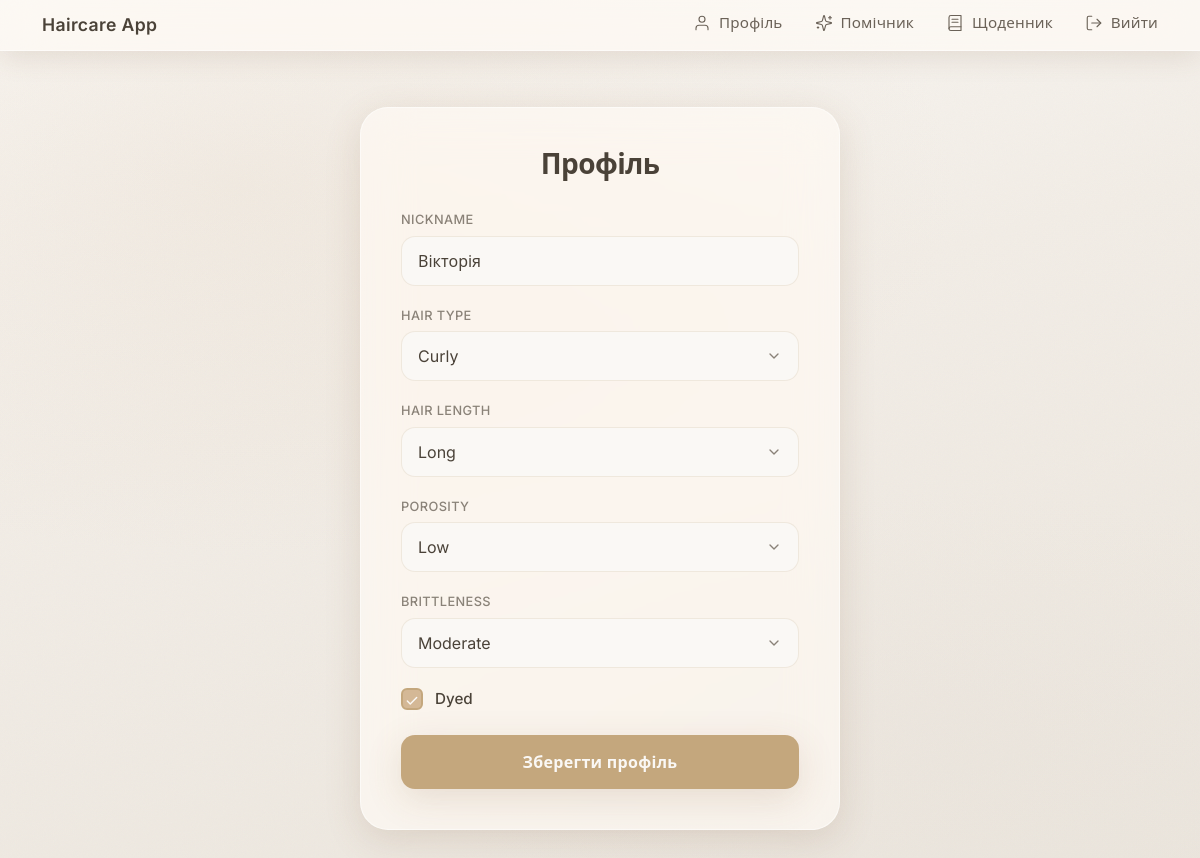
/profile/ (signed in), run on the app's committed database.
### haircare_app/models.py (models this page shows, shortened)
class HairProfile(models.Model):
    HAIR_TYPES = [
        ('straight', 'Straight'),
        ('wavy', 'Wavy'),
        ('curly', 'Curly'),
        ('coily', 'Coily'),
    ]
    HAIR_LENGTHS = [
        ('short', 'Short'),
        ('medium', 'Medium'),
        ('long', 'Long'),
    ]
    POROSITY_LEVELS = [
        ('low', 'Low'),
        ('medium', 'Medium'),
        ('high', 'High'),
    ]
    BRITTLENESS_LEVELS = [
        ('none', 'None'),
        ('mild', 'Mild'),
        ('moderate', 'Moderate'),
        ('severe', 'Severe'),
    ]
    user = models.OneToOneField(User, on_delete=models.CASCADE)
    nickname = models.CharField(max_length=50)
    hair_type = models.CharField(max_length=50, choices=HAIR_TYPES)
    hair_length = models.CharField(max_length=50, choices=HAIR_LENGTHS)
    porosity = models.CharField(max_length=50, choices=POROSITY_LEVELS)
    brittleness = models.CharField(max_length=50, choices=BRITTLENESS_LEVELS)
    dyed = models.BooleanField(default=False)

### haircare_app/views.py (the view)
# urls.py: path('profile/', views.profile, name='profile'),  # Профіль
@login_required
def profile(request):
    hair_profile, created = HairProfile.objects.get_or_create(user=request.user)  # Отримуємо або створюємо профіль
    if request.method == 'POST':
        form = HairProfileForm(request.POST, instance=hair_profile)
        if form.is_valid():
            form.save()
            messages.success(request, "Profile updated successfully!")  # Повідомлення про збереження
    else:
        form = HairProfileForm(instance=hair_profile)
    return render(request, 'profile.html', {'form': form})

### haircare_app/forms.py
class HairProfileForm(forms.ModelForm):
    class Meta:
        model = HairProfile
        fields = ['nickname', 'hair_type', 'hair_length', 'porosity', 'brittleness', 'dyed']

### templates/profile.html (shortened to what this page needs)
{% extends 'base.html' %}
{% load static %}
{% block content %}
<div class="profile-page">
  <div class="glass-card">
    <h1 class="page-title">Профіль</h1>
    <form method="post" class="profile-form">
      <div class="form-group">
        <label class="form-label" for="id_nickname">{{ form.nickname.label }}</label>
        <input type="text" name="nickname" id="id_nickname" class="form-control-custom" value="{{ form.nickname.value|default:'' }}" placeholder="Ваше ім'я або нікнейм" maxlength="50" />
      </div>
      <div class="form-group">
        <label class="form-label" for="id_hair_type">{{ form.hair_type.label }}</label>
        <select name="hair_type" id="id_hair_type" class="form-control-custom {% if form.hair_type.errors %}is-invalid{% endif %}">
          {% for value, label in form.fields.hair_type.choices %}
            <option value="{{ value }}" {% if form.hair_type.value == value %}selected{% endif %}>{{ label }}</option>
          {% endfor %}
        </select>
      </div>
      <div class="form-group">
        <label class="form-label" for="id_hair_length">{{ form.hair_length.label }}</label>
        <select name="hair_length" id="id_hair_length" class="form-control-custom {% if form.hair_length.errors %}is-invalid{% endif %}">
          {% for value, label in form.fields.hair_length.choices %}
            <option value="{{ value }}" {% if form.hair_length.value == value %}selected{% endif %}>{{ label }}</option>
          {% endfor %}
        </select>
      </div>
      <div class="form-group">
        <label class="form-label" for="id_porosity">{{ form.porosity.label }}</label>
        <select name="porosity" id="id_porosity" class="form-control-custom {% if form.porosity.errors %}is-invalid{% endif %}">
          {% for value, label in form.fields.porosity.choices %}
            <option value="{{ value }}" {% if form.porosity.value == value %}selected{% endif %}>{{ label }}</option>
          {% endfor %}
        </select>
      </div>
      <div class="form-group">
        <label class="form-label" for="id_brittleness">{{ form.brittleness.label }}</label>
        <select name="brittleness" id="id_brittleness" class="form-control-custom {% if form.brittleness.errors %}is-invalid{% endif %}">
          {% for value, label in form.fields.brittleness.choices %}
            <option value="{{ value }}" {% if form.brittleness.value == value %}selected{% endif %}>{{ label }}</option>
          {% endfor %}
        </select>
      </div>
      <div class="form-group">
        <label class="checkbox-wrap">
          <span class="checkbox-custom">
            <span class="checkbox-check">
              <svg viewBox="0 0 24 24" xmlns="http://www.w3.org/2000/svg" fill="none" stroke="currentColor" stroke-width="2.5" stroke-linecap="round" stroke-linejoin="round"><polyline points="20 6 9 17 4 12"/></svg>
            </span>
          </span>
          <span class="checkbox-label">{{ form.dyed.label }}</span>
        </label>
      </div>
      <button type="submit" class="btn-cta">Зберегти профіль</button>
    </form>
  </div>
</div>
{% endblock %}

### static/css/style.css (style rules this page uses)
:root { --cream: #faf8f5; --cream-warm: #f7f4ef; --sand: #e8e2d9; --sand-deep: #ddd6cc; --nude: #e5ddd4; --terracotta: #c4a77d; --terracotta-soft: #d4b896; --terracotta-deep: #b8956a; --text-primary: #4a4238; --text-secondary: #6b6258; --text-muted: #8a8278; --white-soft: rgba(255, 255, 255, 0.85); --white-glass: rgba(255, 251, 245, 0.72); --glass-bg: rgba(255, 252, 248, 0.62); --glass-border: rgba(255, 255, 255, 0.5); --glass-blur: 24px; --glass-saturate: 180%; --border-soft: rgba(196, 167, 125, 0.2); --shadow-soft: 0 10px 36px rgba(130, 92, 62, 0.16); --shadow-elevation: 0 20px 52px rgba(110, 78, 52, 0.22); --shadow-card: 0 14px 44px rgba(120, 88, 58, 0.14); --shadow-header: 0 6px 28px rgba(120, 85, 58, 0.14); --radius-sm: 12px; --radius-md: 16px; --radius-lg: 24px; --radius-xl: 28px; --radius-input: 14px; --transition: 0.25s ease; }
html { box-sizing: border-box; -webkit-font-smoothing: antialiased; -moz-osx-font-smoothing: grayscale; }
*, *::before, *::after { box-sizing: inherit; }
body { margin: 0; min-height: 100vh; font-family: 'Inter', 'Segoe UI', system-ui, sans-serif; color: var(--text-primary); background: var(--cream-warm); deg, #faf8f5 0%, #f2ede6 40%, #ebe5dc 100%); background-size: 400px 400px, 100% 100%, 100% 100%, 100% 100%; background-position: 0 0, 0 0, 0 0, 0 0; background-repeat: repeat, no-repeat, no-repeat, no-repeat; background-attachment: fixed, scroll, scroll, fixed; }
.profile-page { padding: 1rem 0 2rem; }
.glass-card { background: var(--glass-bg); backdrop-filter: blur(var(--glass-blur)) saturate(var(--glass-saturate)); -webkit-backdrop-filter: blur(var(--glass-blur)) saturate(var(--glass-saturate)); border-radius: var(--radius-xl); border: 1px solid var(--glass-border); box-shadow: var(--shadow-soft); padding: 2.5rem; max-width: 480px; margin: 0 auto; }
.page-title { font-size: 1.75rem; font-weight: 600; letter-spacing: -0.02em; color: var(--text-primary); margin: 0 0 1.75rem; text-align: center; }
.form-group { margin-bottom: 1.25rem; }
.form-group:last-of-type { margin-bottom: 1.5rem; }
.form-label { display: block; font-size: 0.8rem; font-weight: 500; letter-spacing: 0.03em; text-transform: uppercase; color: var(--text-muted); margin-bottom: 0.4rem; }
.form-control-custom { width: 100%; padding: 0.75rem 1rem; font-size: 1rem; font-family: inherit; color: var(--text-primary); background: var(--cream); border: 1px solid var(--border-soft); border-radius: var(--radius-input); transition: border-color var(--transition), box-shadow var(--transition); appearance: none; -webkit-appearance: none; }
.form-control-custom::placeholder { color: var(--text-muted); }
select.form-control-custom { cursor: pointer; background-repeat: no-repeat; background-position: right 1rem center; padding-right: 2.5rem; }
.checkbox-wrap { display: flex; align-items: center; gap: 0.75rem; cursor: pointer; user-select: none; }
.checkbox-custom { width: 22px; height: 22px; border: 2px solid var(--border-soft); border-radius: 6px; background: var(--cream); display: flex; align-items: center; justify-content: center; flex-shrink: 0; transition: border-color var(--transition), background var(--transition); }
.checkbox-wrap input:checked + .checkbox-custom { background: var(--terracotta-soft); border-color: var(--terracotta); }
.checkbox-wrap input:checked + .checkbox-custom .checkbox-check { opacity: 1; }
.checkbox-check { opacity: 0; transition: opacity var(--transition); }
.checkbox-check svg { width: 14px; height: 14px; stroke: var(--cream); stroke-width: 2.5; stroke-linecap: round; stroke-linejoin: round; fill: none; }
.checkbox-label { font-size: 0.95rem; color: var(--text-primary); font-weight: 500; }
.btn-cta { display: block; width: 100%; padding: 0.95rem 1.5rem; font-size: 1rem; font-weight: 600; letter-spacing: 0.02em; font-family: inherit; color: var(--cream); background: var(--terracotta); border: none; border-radius: var(--radius-input); cursor: pointer; box-shadow: var(--shadow-soft); transition: background var(--transition), transform var(--transition), box-shadow var(--transition); }

### data on the page
HairProfile: nickname "Вікторія", hair_type "Curly", hair_length "Long", porosity "Low", brittleness "Moderate"
